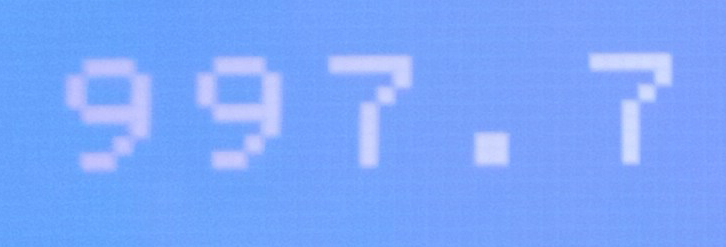
#> input picture pdf_generator/sipa_09/cropped_images/9/S09_F01_Cropped.png, 726 x 247 px, found by its file name
$ jupyter execute --allow-errors Sipa09_Conversion.ipynb   (shell and % lines are left out)
#> lines starting #> are read from the running program, lines starting #| are printed output that depends on the picture; after the words box and inside, x2 and y2 are one past the last pixel; in counts of white or black regions, pixels touching at a corner belong together
### Seperate_Folders/full_sipa/ad_functions.py
from matplotlib import pyplot as plt
import pytesseract
import pandas as pd
import numpy as np
import random
import cv2
import os
import re


#########################################################################################################
# Function to show an image using pyplot
def show_img(img, size=12, title=None):
    """
    Displays an image using Matplotlib.

    Args:
        img (numpy.ndarray): The image to display, in BGR format.
        size (int, optional): The size of the displayed figure. Default is 12.
        title (str, optional): The title to display above the image. Default is None.

    Returns:
        None
    """

    # Get the current figure and set its size to the given size.
    fig = plt.gcf()
    fig.set_size_inches(size, size)

    # Turn off the axis to remove the ticks and labels.
    plt.axis("off")

    # Convert the image from BGR to RGB and display it using Matplotlib.
    plt.imshow(cv2.cvtColor(img, cv2.COLOR_BGR2RGB))

    # If a title is provided, set the title of the plot.
    if title is not None:
        plt.title(title)

    # Show the plot.
    plt.show()


#########################################################################################################
# Display four images
# [369 lines left out: functions display_four_images, read_input_file_list, read_resize_data, get_text, process_file_thresh, process_file_closing and 3 more, not called in this run]

### Seperate_Folders/sipa_09/Sipa09_Conversion.ipynb
[cell 1]
import sys
sys.path.append("../../Seperate_Folders/functions/")
from matplotlib import pyplot as plt
import ad_functions as adfns
# import sipa_rep_functions as sf
# import sipa08_functions as s8fns
import pytesseract
import cv2
import numpy as np
import pandas as pd
import os
import shutil
from icecream import ic

# psm 6 = Assume a single uniform block of text.
config_tesseract = '--tessdata-dir ./ttesseract_langs --psm 7 digits'

[cell 2]
from reportlab.lib.pagesizes import A4, landscape
from reportlab.platypus import Table
from reportlab.pdfgen import canvas

[cell 3]
file_path = "./cropped_images/9/"
file_list = os.listdir(file_path)

file_list, len(file_list)

#> (a cell that did not finish here is left out)

[cell 5]
image_path = "./cropped_images/9/S09_F01_cropped.png"


# [11 lines of commented-out code are left out]
img = cv2.imread(image_path)
#> img is the input picture: shape (247, 726, 3); mean B, G, R 252.4, 165.8, 122.4
adfns.show_img(img, size=3, title="Original Image")

inverted_img = cv2.bitwise_not(img)
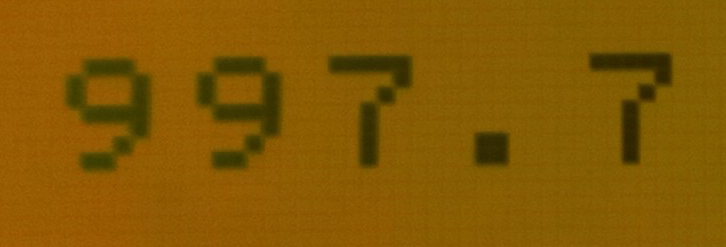
#> inverted_img: shape (247, 726, 3); mean B, G, R 2.6, 89.2, 132.6
adfns.show_img(inverted_img, size=3, title="Inverted Image")

gray_img = cv2.cvtColor(inverted_img, cv2.COLOR_BGR2GRAY)
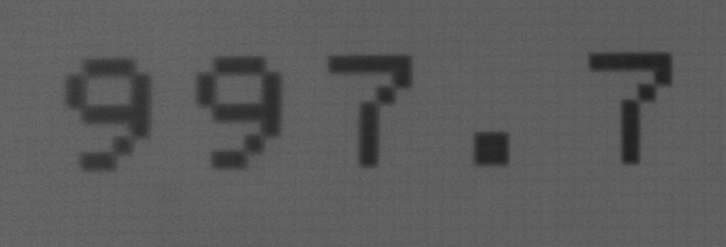
#> gray_img: shape (247, 726); min 32, max 108, mean 92.3
adfns.show_img(gray_img, size=3, title="Gray Image")

thresh_img = cv2.threshold(gray_img, 80, 155, cv2.THRESH_BINARY | cv2.THRESH_OTSU)[1]
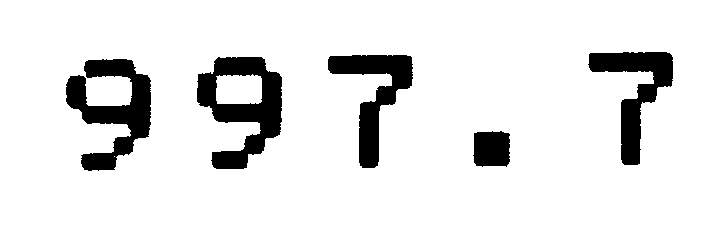
#> thresh_img: shape (247, 726); values 0 (black) and 155 (white), 90.4% white; 5 black regions, box (x1, y1, x2, y2) and area: (197, 57, 282, 169) 4675, (66, 59, 151, 171) 4450, (328, 55, 413, 168) 3490, (588, 52, 673, 165) 3483, (473, 131, 510, 167) 1197
adfns.show_img(thresh_img, size=3, title="Threshold Image")

#> (the rest of this cell did not finish here and is left out)
